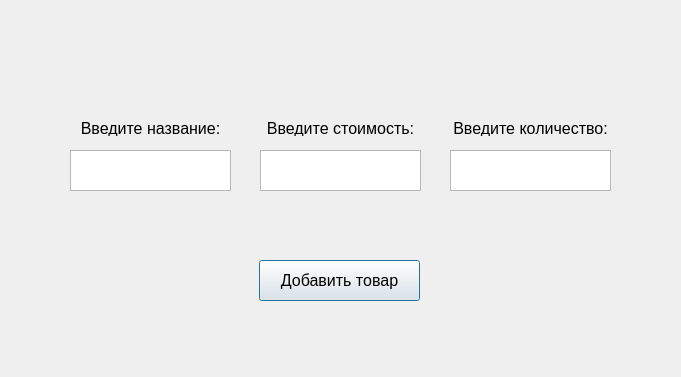
<?xml version="1.0" encoding="UTF-8"?>
<ui version="4.0">
 <class>newItem</class>
 <widget class="QDialog" name="newItem">
  <property name="geometry">
   <rect>
    <x>0</x>
    <y>0</y>
    <width>681</width>
    <height>377</height>
   </rect>
  </property>
  <property name="windowTitle">
   <string>Dialog</string>
  </property>
  <widget class="QTextBrowser" name="nameL">
   <property name="geometry">
    <rect>
     <x>70</x>
     <y>150</y>
     <width>161</width>
     <height>41</height>
    </rect>
   </property>
   <property name="maximumSize">
    <size>
     <width>16777215</width>
     <height>41</height>
    </size>
   </property>
   <property name="font">
    <font>
     <pointsize>12</pointsize>
    </font>
   </property>
   <property name="readOnly">
    <bool>false</bool>
   </property>
  </widget>
  <widget class="QTextBrowser" name="costL">
   <property name="geometry">
    <rect>
     <x>260</x>
     <y>150</y>
     <width>161</width>
     <height>41</height>
    </rect>
   </property>
   <property name="maximumSize">
    <size>
     <width>16777215</width>
     <height>41</height>
    </size>
   </property>
   <property name="font">
    <font>
     <pointsize>12</pointsize>
    </font>
   </property>
   <property name="readOnly">
    <bool>false</bool>
   </property>
  </widget>
  <widget class="QTextBrowser" name="amountL">
   <property name="geometry">
    <rect>
     <x>450</x>
     <y>150</y>
     <width>161</width>
     <height>41</height>
    </rect>
   </property>
   <property name="maximumSize">
    <size>
     <width>16777215</width>
     <height>41</height>
    </size>
   </property>
   <property name="font">
    <font>
     <pointsize>12</pointsize>
    </font>
   </property>
   <property name="readOnly">
    <bool>false</bool>
   </property>
  </widget>
  <widget class="QLabel" name="label">
   <property name="geometry">
    <rect>
     <x>70</x>
     <y>120</y>
     <width>161</width>
     <height>16</height>
    </rect>
   </property>
   <property name="maximumSize">
    <size>
     <width>16777215</width>
     <height>16</height>
    </size>
   </property>
   <property name="font">
    <font>
     <pointsize>12</pointsize>
    </font>
   </property>
   <property name="text">
    <string>Введите название:</string>
   </property>
   <property name="alignment">
    <set>Qt::AlignCenter</set>
   </property>
  </widget>
  <widget class="QLabel" name="label_4">
   <property name="geometry">
    <rect>
     <x>450</x>
     <y>120</y>
     <width>161</width>
     <height>16</height>
    </rect>
   </property>
   <property name="maximumSize">
    <size>
     <width>16777215</width>
     <height>16</height>
    </size>
   </property>
   <property name="font">
    <font>
     <pointsize>12</pointsize>
    </font>
   </property>
   <property name="text">
    <string>Введите количество:</string>
   </property>
   <property name="alignment">
    <set>Qt::AlignCenter</set>
   </property>
  </widget>
  <widget class="QLabel" name="label_5">
   <property name="geometry">
    <rect>
     <x>260</x>
     <y>120</y>
     <width>161</width>
     <height>16</height>
    </rect>
   </property>
   <property name="maximumSize">
    <size>
     <width>16777215</width>
     <height>16</height>
    </size>
   </property>
   <property name="font">
    <font>
     <pointsize>12</pointsize>
    </font>
   </property>
   <property name="text">
    <string>Введите стоимость:</string>
   </property>
   <property name="alignment">
    <set>Qt::AlignCenter</set>
   </property>
  </widget>
  <widget class="QPushButton" name="addBtn">
   <property name="geometry">
    <rect>
     <x>259</x>
     <y>260</y>
     <width>161</width>
     <height>41</height>
    </rect>
   </property>
   <property name="font">
    <font>
     <pointsize>12</pointsize>
    </font>
   </property>
   <property name="text">
    <string>Добавить товар</string>
   </property>
  </widget>
 </widget>
 <resources/>
 <connections/>
</ui>
